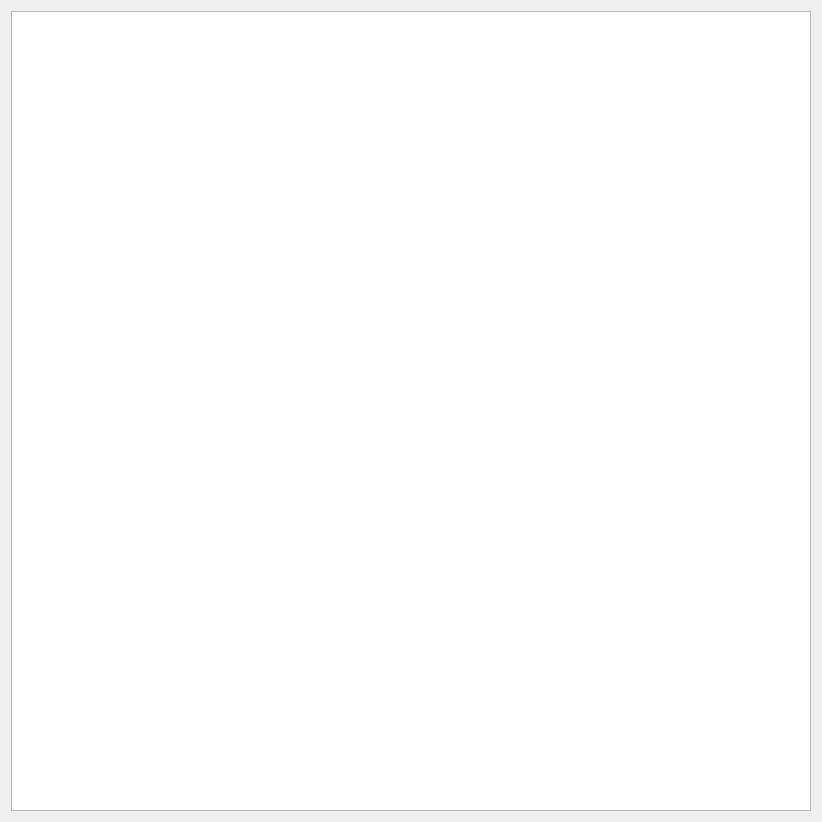
<?xml version="1.0" encoding="UTF-8"?>
<ui version="4.0">
 <class>Dialog</class>
 <widget class="QDialog" name="Dialog">
  <property name="geometry">
   <rect>
    <x>0</x>
    <y>0</y>
    <width>818</width>
    <height>818</height>
   </rect>
  </property>
  <property name="windowTitle">
   <string>Dialog</string>
  </property>
  <layout class="QVBoxLayout" name="verticalLayout">
   <item>
    <widget class="QGraphicsView" name="graphicsView">
     <property name="enabled">
      <bool>true</bool>
     </property>
     <property name="minimumSize">
      <size>
       <width>800</width>
       <height>800</height>
      </size>
     </property>
    </widget>
   </item>
  </layout>
 </widget>
 <resources/>
 <connections/>
</ui>
